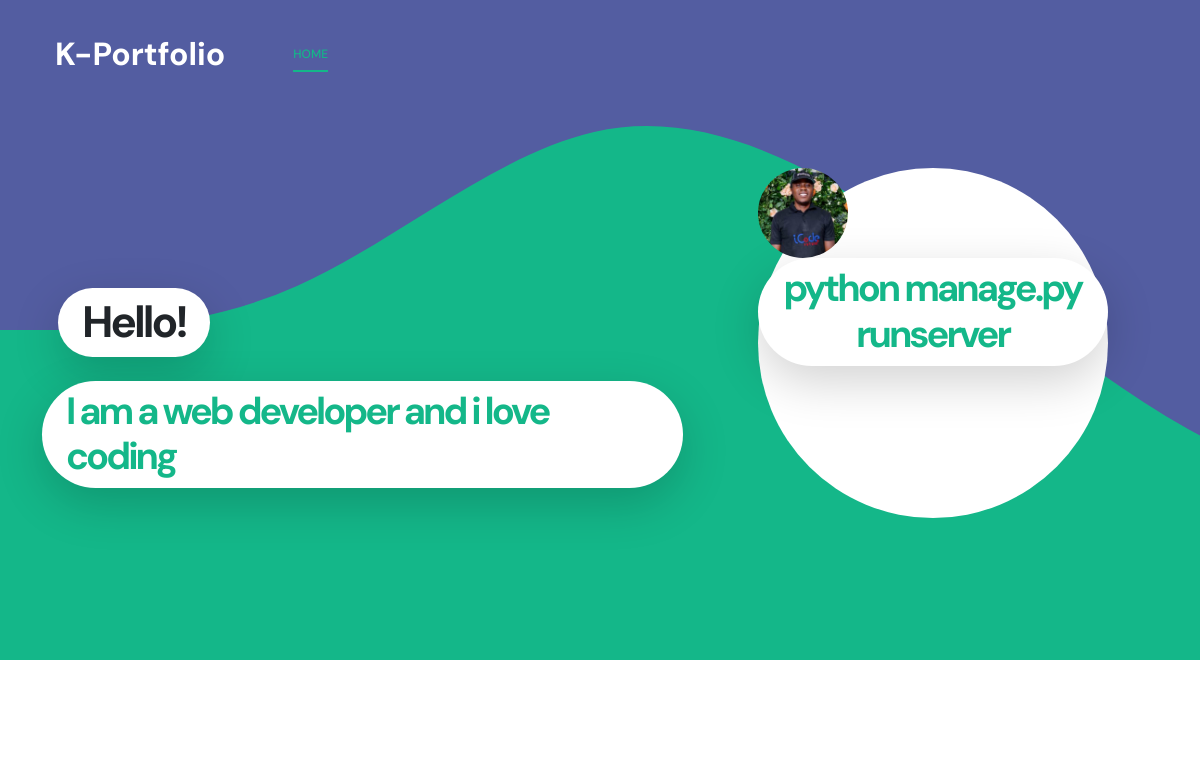
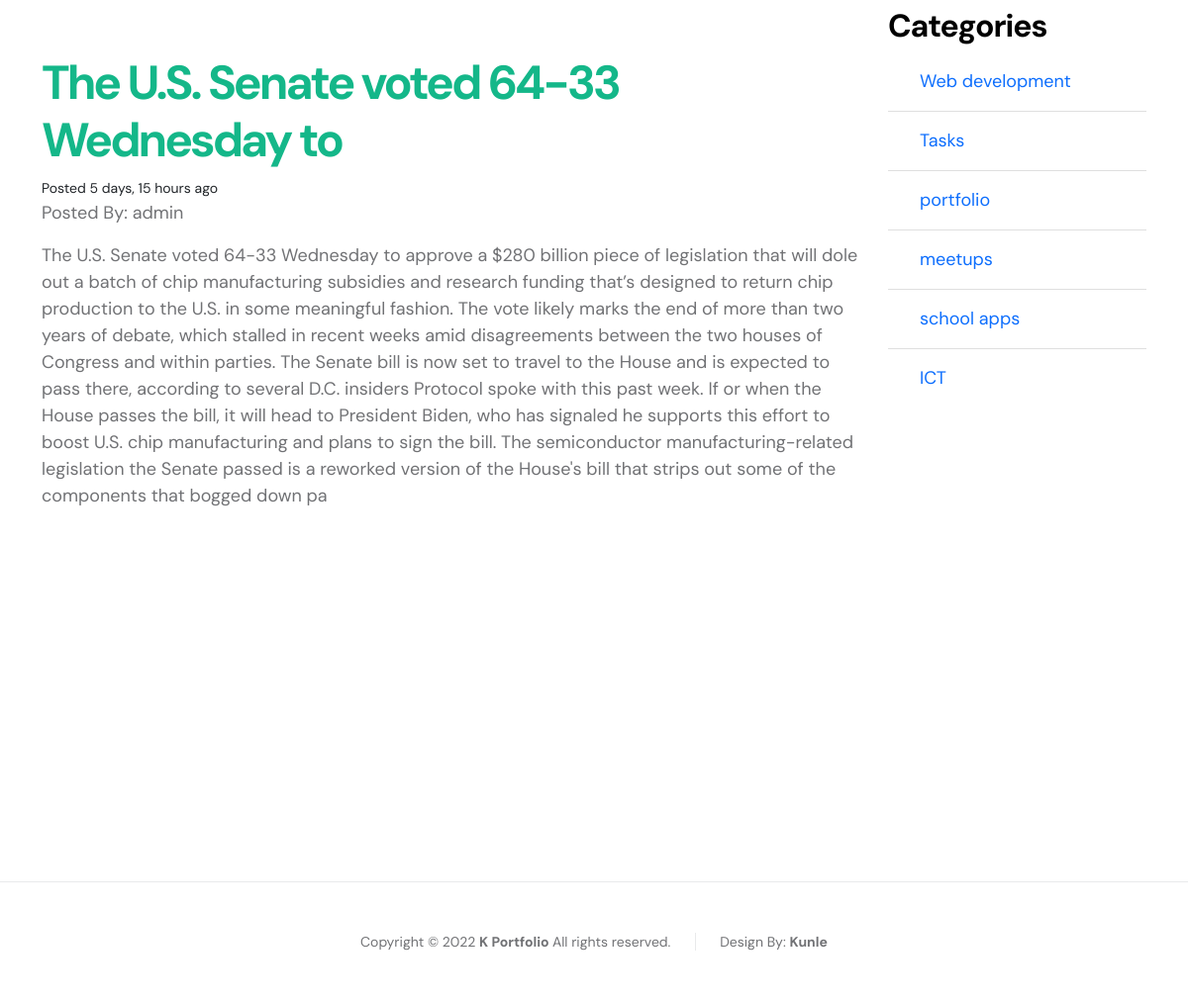
The page /blog-view/the-us-senate-voted-64-33-wednesday-to on the database its author committed (2 pictures, top to bottom).
### portfolio/models.py (models this page shows, shortened)
class Blog(models.Model):
    user=models.ForeignKey(myUser,  on_delete=models.CASCADE, null=True, blank=True)
    title=models.CharField(max_length=100, null=False, blank=False)
    description=models.TextField()
    slug=models.SlugField(unique=True)
    category=models.ForeignKey(Category, on_delete=models.CASCADE, null=False, blank=False)
    image=models.ImageField(upload_to='blog_images')
    create=models.DateTimeField(auto_now_add=True)

class myUser(AbstractUser):
    name = models.CharField(max_length=200, null=True)
    email = models.EmailField(unique=True, null=True)
    bio = models.TextField(null=True)
    image = models.ImageField(null=True)
    mobile_number = models.CharField(max_length=10, blank=True, null=True)
    birth_date = models.DateField(null=True, blank=True)
    REQUIRED_FIELDS = []

class Category(models.Model):
    name=models.CharField(max_length=50)

### portfolio/views.py (the view)
# urls.py: path('blog-view/<str:blog_slug>', views.blog_view, name='blog-view'),
def blog_view(request, blog_slug):
    blog=Blog.objects.get(slug=blog_slug)
    blogs=Blog.objects.all()
    categories=Category.objects.all()
    context={'blogs':blogs, 'blog':blog, 'categories':categories}
    return render(request, 'portfolio/blog_view.html',context )

### portfolio/templates/portfolio/blog_view.html (shortened to what this page needs)
{% extends 'portfolio/main.html' %}
{%load static%}
{%block menu%}
<div class="collapse navbar-collapse" id="navbarNav">
    <ul class="navbar-nav ms-lg-5">
        <li class="nav-item">
            <a class="nav-link " href="{%url 'home'%}">Home</a>
        </li>
    </ul>
</div>
{%endblock%}
{% block about %}
<section class="about section-padding" id="section_2">
    <div class="container">
        <div class="row ">
            <div class="col">
                    <br>
                    <br>
                        <h2 >{{blog.title}}</h2>
                        <small> Posted  {{blog.create | timesince}} ago</small>
                            <p> Posted By: {{blog.user.username}}</p>
                    <p class="justify-content-md-center">{{blog.description |urlize|linebreaks}}</p>
                </div>
            <div class="col-md-3"><h4>Categories</h4>
                    <ul  class="list-group list-group-flush">
                        {% for category in categories%}
                        <li class="list-group-item">
                            <a class="nav-link"  href="{% url 'blog-by-category' category.name%} ">{{category.name}}</a>
                          </li>
                            {%endfor%}
                    </ul>
                </div>
        </div>
    </div>
</section>
{%endblock%}
{% block project %}
<section class="projects section-padding" id="section_4">
</section>
{% endblock %}

### portfolio/static/portfolio/css/templatemo-first-portfolio-style.css (style rules this page uses)
:root { --white-color: #ffffff; --primary-color: #535da1; --secondary-color: #14B789; --section-bg-color: #f9f9f9; --dark-color: #000000; --p-color: #717275; --border-color: #e9eaeb; --featured-border-color: #727aab; --body-font-family: 'DM Sans', sans-serif; --h1-font-size: 62px; --h2-font-size: 48px; --h3-font-size: 36px; --h4-font-size: 32px; --h5-font-size: 24px; --h6-font-size: 22px; --p-font-size: 18px; --menu-font-size: 12px; --copyright-font-size: 14px; --border-radius-large: 100px; --border-radius-medium: 20px; --border-radius-small: 10px; --font-weight-normal: 400; --font-weight-medium: 500; --font-weight-bold: 700; }
body { background: var(--white-color); font-family: var(--body-font-family); }
h2, h3, h4, h5, h6 { color: var(--dark-color); }
h1, h2, h3, h4, h5, h6 { font-weight: var(--font-weight-bold); letter-spacing: -1px; }
h2 { font-size: var(--h2-font-size); color: var(--secondary-color); letter-spacing: -3px; }
h4 { font-size: var(--h4-font-size); }
p { color: var(--p-color); font-size: var(--p-font-size); font-weight: var(--font-weight-normal); }
ul li { color: var(--p-color); font-size: var(--p-font-size); font-weight: var(--font-weight-normal); }
a, button { touch-action: manipulation; transition: all 0.3s; }
a { color: var(--p-color); text-decoration: none; }
.section-padding { padding-top: 120px; padding-bottom: 120px; }
.navbar-expand-lg .navbar-nav .nav-link { padding-right: 0; padding-left: 0; margin-right: 20px; margin-left: 20px; }
.navbar-nav .nav-link { display: inline-block; color: var(--section-bg-color); font-size: var(--menu-font-size); font-weight: var(--font-weight-medium); text-transform: uppercase; position: relative; padding-top: 15px; padding-bottom: 15px; }
.navbar-nav .nav-link::after { content: ""; background: transparent; position: absolute; bottom: 6px; right: 0; left: 0; width: 100%; height: 2px; }
.navbar-nav .nav-link.active::after, .navbar-nav .nav-link:hover::after { background: var(--secondary-color); }
.navbar-nav .nav-link.active, .navbar-nav .nav-link:hover { color: var(--secondary-color); }

### rows shown on the page
Blog: title "The U.S. Senate voted 64-33 Wednesday to", create "5 days, 15 hours", user.username "admin", description "The U.S. Senate voted 64-33 Wednesday to approve a $280 billion piece of legislation that will dole out a batch of chip manufacturing subsidies and research funding that’s designed to return chip production to the U.S. in some meaningful fashion. The vote likely marks the end of more than two years of debate, which stalled in recent weeks amid disagreements between the two houses of Congress and within parties. The Senate bill is now set to travel to the House and is expected to pass there, according to several D.C. insiders Protocol spoke with this past week. If or when the House passes the bill, it will head to President Biden, who has signaled he supports this effort to boost U.S. chip…"
Category: name "Web development"
Category: name "Tasks"
Category: name "portfolio"
Category: name "meetups"
Category: name "school apps"
Category: name "ICT"
